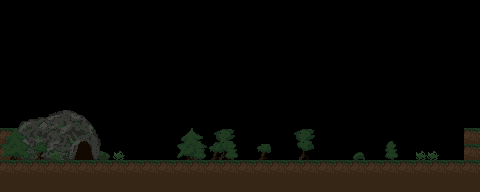

Tiled map render using the project's own tile images. Description and the map definition, with tile-layer contents summarised, below:
An orthogonal 30x12 tile map with 16x16 px tiles, 3 tile layers (tiles, tiles2, top) and 6 objects (4x exit, 2x entry).

<map version="1.0" orientation="orthogonal" renderorder="right-down" width="30" height="12" tilewidth="16" tileheight="16" nextobjectid="98">
 <tileset firstgid="1" name="tileset.png" tilewidth="16" tileheight="16" tilecount="80" columns="8">
  <image source="../images/tileset.png" width="128" height="160" />
 </tileset>
 <layer name="tiles" width="30" height="12">
  <properties>
   <property name="tileset" value="tileset.png" />
  </properties>
  <data>[360 cells, 103 non-empty, 41 distinct tile ids]</data>
 </layer>
 <layer name="tiles2" width="30" height="12">
  <properties>
   <property name="tileset" value="tileset.png" />
  </properties>
  <data>[360 cells, 22 non-empty, 16 distinct tile ids]</data>
 </layer>
 <objectgroup name="exits">
  <object id="88" name="exitE" type="exit" x="464" y="128" width="16" height="32">
   <properties>
    <property name="EntryID" value="2" />
    <property name="level" value="intro2.tmx" />
    <property name="script" value="" />
    <property name="type" value="enter" />
   </properties>
  </object>
  <object id="89" name="entryE" type="entry" x="416" y="128" width="16" height="32">
   <properties>
    <property name="ID" value="1" />
   </properties>
  </object>
  <object id="91" name="entryW" type="entry" x="32" y="128" width="16" height="32">
   <properties>
    <property name="ID" value="2" />
   </properties>
  </object>
  <object id="94" name="exitCave" type="exit" x="80" y="128" width="32" height="32">
   <properties>
    <property name="EntryID" value="1" />
    <property name="level" value="" />
    <property name="script" value="found_cave.json" />
    <property name="type" value="touch" />
   </properties>
  </object>
  <object id="96" name="exitE" type="exit" x="0" y="128" width="16" height="32">
   <properties>
    <property name="EntryID" value="2" />
    <property name="level" value="intro2.tmx" />
    <property name="script" value="" />
    <property name="type" value="enter" />
   </properties>
  </object>
  <object id="97" name="exitCave" type="exit" x="144" y="128" width="32" height="32">
   <properties>
    <property name="EntryID" value="1" />
    <property name="conditions" value="test1,test2" />
    <property name="level" value="" />
    <property name="script" value="found_cave.json" />
    <property name="type" value="touch" />
   </properties>
  </object>
 </objectgroup>
 <layer name="top" width="30" height="12">
  <properties>
   <property name="tileset" value="tileset.png" />
  </properties>
  <data>[360 cells, 0 non-empty, 0 distinct tile ids]</data>
 </layer>
 <objectgroup name="global">
  <properties>
   <property name="actor" value="dinobag" />
   <property name="background" value="background_morning.png" />
   <property name="backgroundSizeX" value="800" />
   <property name="backgroundSizeY" value="600" />
  </properties>
 </objectgroup>
</map>
